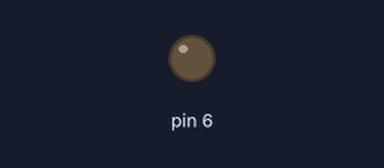
The sketch below on a simulated Arduino Uno, built with avr-gcc and run on an emulated ATmega328P. Parts: output pins drawn as LEDs (lit = HIGH).

Above: at 0.05 s.
Timing chart, 0 to 4.1 s (numbered marks = the images above):
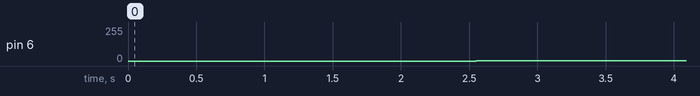

The sketch:

Labo1_4_LedfaderLib.ino
```cpp
#include "testlib.h"

fader fader(6);
void setup() {

}

void loop() {
fader.fadein();
fader.fadeout();
delay(1000);
}
```

testlib.cpp
```cpp
#include "testlib.h"


fader::fader(int pin)
{
  pinMode(pin, OUTPUT);
  _pin = pin;

}


void fader::fadein()
{
 for (int i = 0; i < 255; i++){
    analogWrite(_pin, i);
    delay(5);
 }
}

void fader::fadeout()
{
for (int i = 255; i > 0; i--){
    analogWrite(_pin, i);
    delay(5);
  }
}
```

testlib.h
```cpp
#ifndef tl
#define tl

#include "Arduino.h"


class fader{

  public:
  fader(int pin);
  void fadein();
  void fadeout();
  private:
  int _pin;
  };


#endif
```

Measured:
- by itself, pin 6: 0/255 → 1/255 at 2.6 s, → 176/255 37.4 s later
